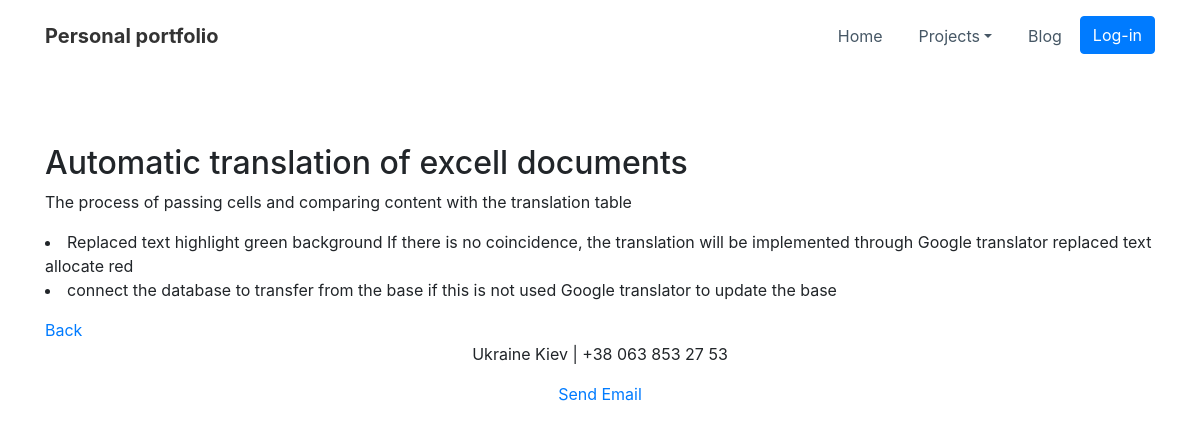
Screenshot of /project/2/ with the database file from the repository.
### my_portfolio/models.py (models this page shows, shortened)
class Project(models.Model):
    title = models.CharField(max_length=100)
    description = models.TextField(blank=True)
    image = models.ImageField(blank=True, upload_to='my_portfolio/img')
    date = models.DateTimeField(default=datetime.now)
    url = models.URLField(blank=True)

### my_portfolio/views.py (the view)
# urls.py: path('<int:project_id>/', pv.project_detail, name='project_detail'),
def project_detail(request, project_id):
    project = get_object_or_404(Project, pk=project_id)
    return render(request, 'my_portfolio/project_detail.html', {'project': project})

### my_portfolio/templates/my_portfolio/project_detail.html
{% extends 'my_portfolio/index.html' %}
{% load static %}
{% block content %}
<br><br>
<div class="container">
    <h2>{{ project.title }}</h2>
    <p>{{ project.description|safe }}</p>
    <a href="{% url 'project:portfolio_projects' %}">Back</a>
</div>
{%endblock %}

### rows the page displays
Project: title "Automatic translation of excell documents", description "The process of passing cells and comparing content with the translation table Replaced text highlight green background If there is no coincidence, the translation will be implemented through Google translator replaced text allocate red connect the database to transfer from the base if this is not used Google translator to update the base"
